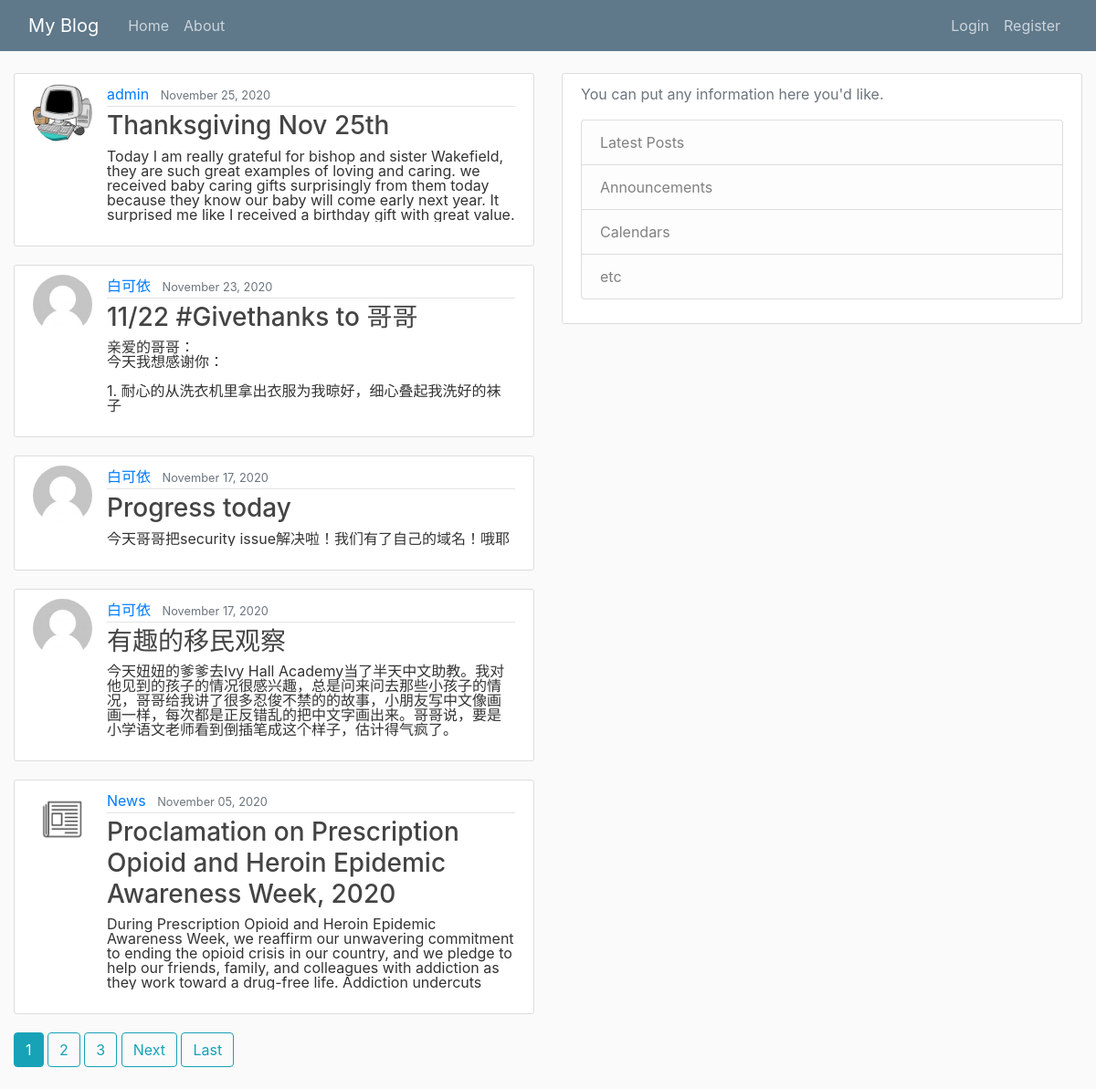
Before: / with the older database file.
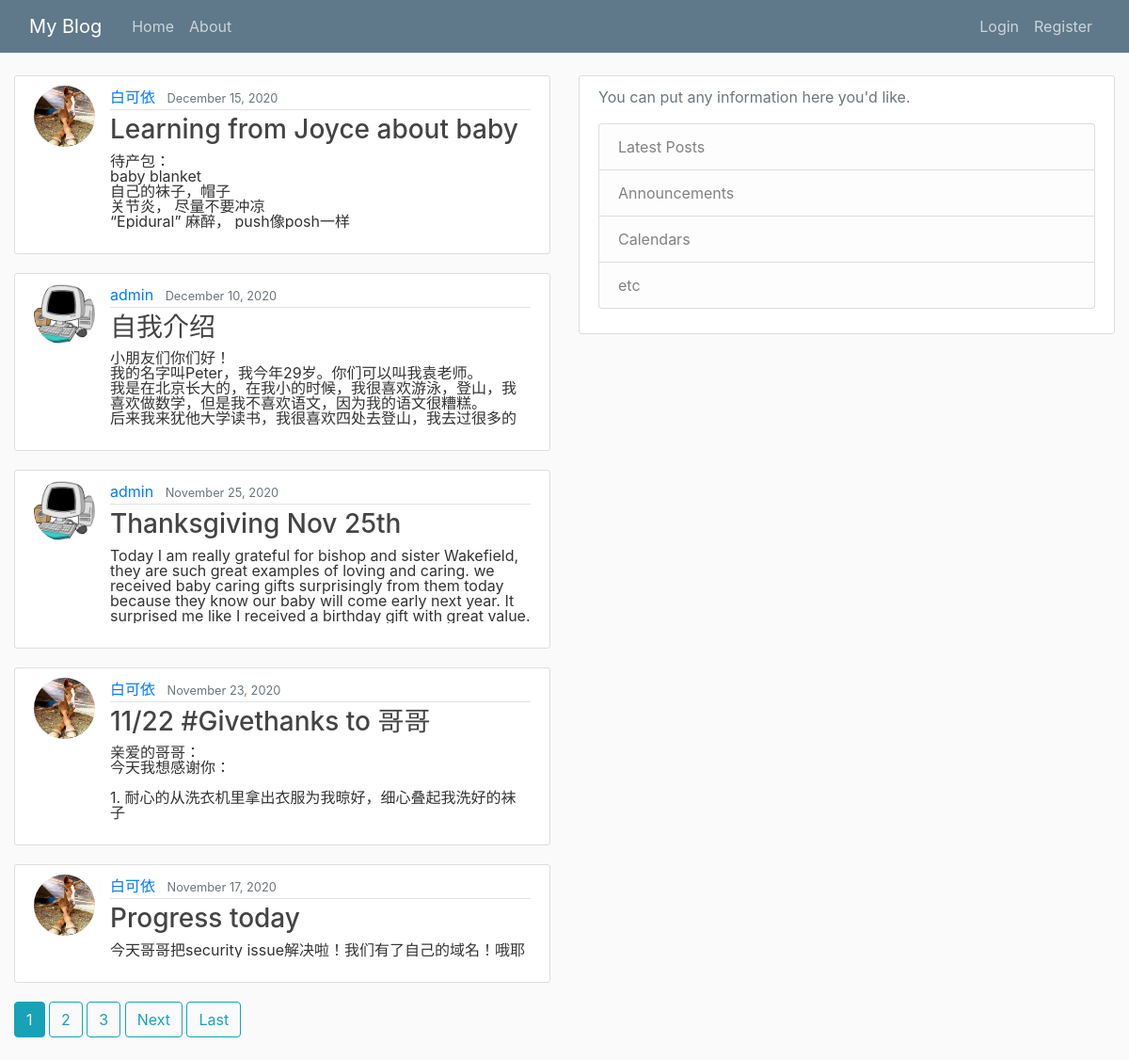
After: the same page with the newer database file.
### blog/models.py (models this page shows, shortened)
class Post(models.Model):
    title = models.CharField(max_length=100)
    content = models.TextField()
    date_posted = models.DateTimeField(default=timezone.now)
    author = models.ForeignKey(User, on_delete=models.CASCADE)

### users/models.py (models this page shows, shortened)
class Profile(models.Model):
    user = models.OneToOneField(User, on_delete=models.CASCADE)
    image = models.ImageField(default='default.jpg', upload_to='profile_pics')

### blog/views.py (the view)
# urls.py: path('', PostListView.as_view(), name='blog-home'),
class PostListView(ListView):
    model = Post
    template_name = 'blog/home.html' # <app>/<model>_<viewtype>.html
    context_object_name = 'posts' # the default name is object
    ordering = ['-date_posted'] # change the order
    paginate_by = 5 #2 per page

### blog/templates/blog/home.html (shortened to what this page needs)
{% extends "blog/base.html" %}
    {% block content %}
    {% for post in posts %}
     <article class="media content-section">
         <img class="rounded-circle article-img" src="{{ post.author.profile.image.url }}">
          <div class="media-body">
            <div class="article-metadata">
              <a class="mr-2" href="{% url 'user-posts' post.author.username %}">{{ post.author }}</a>
              <small class="text-muted">{{ post.date_posted|date:"F d, Y" }}</small>
            </div>
            <h3><a class="article-title" href="{% url 'post-detail' post.id %}">{{ post.title }}</a></h3>
            <p style="
            line-height: 1em;
            max-height: 5em;
            overflow:hidden" class="article-content">{{ post.content }}</p>
          </div>
        </article>
    {% endfor %}
        {% if is_paginated %}
      {% for num in page_obj.paginator.page_range %}
        {% if page_obj.number == num %}
          <a class="btn btn-info mb-4" href="?page={{ num }}">{{ num }}</a>
        {% elif num > page_obj.number|add:'-3' and num < page_obj.number|add:'3' %}
          <a class="btn btn-outline-info mb-4" href="?page={{ num }}">{{ num }}</a>
        {% endif %}
      {% endfor %}
      {% if page_obj.has_next %}
        <a class="btn btn-outline-info mb-4" href="?page={{ page_obj.next_page_number }}">Next</a>
        <a class="btn btn-outline-info mb-4" href="?page={{ page_obj.paginator.num_pages }}">Last</a>
      {% endif %}
    {% endif %}
{% endblock %}

### blog/templates/blog/base.html (shortened to what this page needs)
{% load static %}
<!doctype html>
<html lang="en">
<head>
<link rel="stylesheet" href="https://cdn.jsdelivr.net/npm/bootstrap@4.5.3/dist/css/bootstrap.min.css">
    <link rel="stylesheet" type="text/css" href="{% static 'blog/main.css' %}">
</head>
<body>
<header class="site-header">
      <nav class="navbar navbar-expand-md navbar-dark bg-steel fixed-top">
        <div class="container-fluid">
          <a class="navbar-brand mr-4" href="{% url 'blog-home' %}">My Blog</a>
          <div class="collapse navbar-collapse" id="navbarToggle">
            <div class="navbar-nav mr-auto">
              <a class="nav-item nav-link" href="{% url 'blog-home' %}">Home</a>
              <a class="nav-item nav-link" href="{% url 'blog-about' %}">About</a>
            </div>
            <div class="navbar-nav">
                {% if user.is_authenticated %}
                    <a class="nav-item nav-link" href="{% url 'post-create' %}">New Posts</a>
                    <a class="nav-item nav-link" href="{% url 'profile' %}">Profile</a>
                    <a class="nav-item nav-link" href="{% url 'logout' %}">Logout</a>
                {% else %}
                    <a class="nav-item nav-link" href="{% url 'login' %}">Login</a>
                    <a class="nav-item nav-link" href="{% url 'register' %}">Register</a>
                {% endif %}
            </div>
          </div>
        </div>
      </nav>
    </header>
 <main role="main" class="container-fluid">
      <div class="row">
        <div class="col-md-6">
          {% block content %}{% endblock %}
        </div>
        <div class="col-md-6">
          <div class="content-section">
              {% if user.is_authenticated %}
              <div id="root"></div>
              {% else %}
            <p class='text-muted'>You can put any information here you'd like.
              <ul class="list-group">
                <li class="list-group-item list-group-item-light">Latest Posts</li>
                <li class="list-group-item list-group-item-light">Announcements</li>
                <li class="list-group-item list-group-item-light">Calendars</li>
                <li class="list-group-item list-group-item-light">etc</li>
              </ul>
            </p>
              {% endif %}
          </div>
        </div>
      </div>
    </main>
</body>
</html>

### blog/static/blog/main.css (style rules this page uses)
body { background: #fafafa; color: #333333; margin-top: 5rem; }
h1, h2, h3, h4, h5, h6 { color: #444444; }
ul { margin: 0; }
.bg-steel { background-color: #5f788a; }
.site-header .navbar-nav .nav-link { color: #cbd5db; }
.content-section { background: #ffffff; padding: 10px 20px; border: 1px solid #dddddd; border-radius: 3px; margin-bottom: 20px; }
.article-title { color: #444444; }
.article-content { white-space: pre-line; }
.article-img { height: 65px; width: 65px; margin-right: 16px; }
.article-metadata { padding-bottom: 1px; margin-bottom: 4px; border-bottom: 1px solid #e3e3e3 }

Changed rows visible on the page:
no longer on this page (row unchanged): Post: author.profile.image (placeholder picture), author "白可依", date_posted "November 17, 2020", title "有趣的移民观察", content "今天妞妞的爹爹去Ivy Hall Academy当了半天中文助教。我对他见到的孩子的情况很感兴趣，总是问来问去那些小孩子的情况，哥哥给我讲了很多忍俊不禁的的故事，小朋友写中文像画画一样，每次都是正反错乱的把中文字画出来。哥哥说，要是小学语文老师看到倒插笔成这个样子，估计得气疯了。…"
no longer on this page (row unchanged): Post: author.profile.image (picture), author "News", date_posted "November 05, 2020", title "Proclamation on Prescription Opioid and Heroin Epidemic Awareness Week, 2020", content "During Prescription Opioid and Heroin Epidemic Awareness Week, we reaffirm our unwavering commitment to ending the opioid crisis in our country, and we pledge to help our friends, family, and colleagues with addiction as they work toward a drug-free life. Addiction undercuts…"
added Post: author.profile.image (picture), author "白可依", date_posted "December 15, 2020", title "Learning from Joyce about baby", content "待产包： baby blanket 自己的袜子，帽子 关节炎， 尽量不要冲凉 “Epidural” 麻醉， push像posh一样…"
added Post: author.profile.image (picture), author "admin", date_posted "December 10, 2020", title "自我介绍", content "小朋友们你们好！ 我的名字叫Peter，我今年29岁。你们可以叫我袁老师。 我是在北京长大的，在我小的时候，我很喜欢游泳，登山，我喜欢做数学，但是我不喜欢语文，因为我的语文很糟糕。…"
changed through a linked row, Post "11/22 #Givethanks to 哥哥": author.profile.image: picture added in place of a placeholder
changed through a linked row, Post "Progress today": author.profile.image: picture added in place of a placeholder
